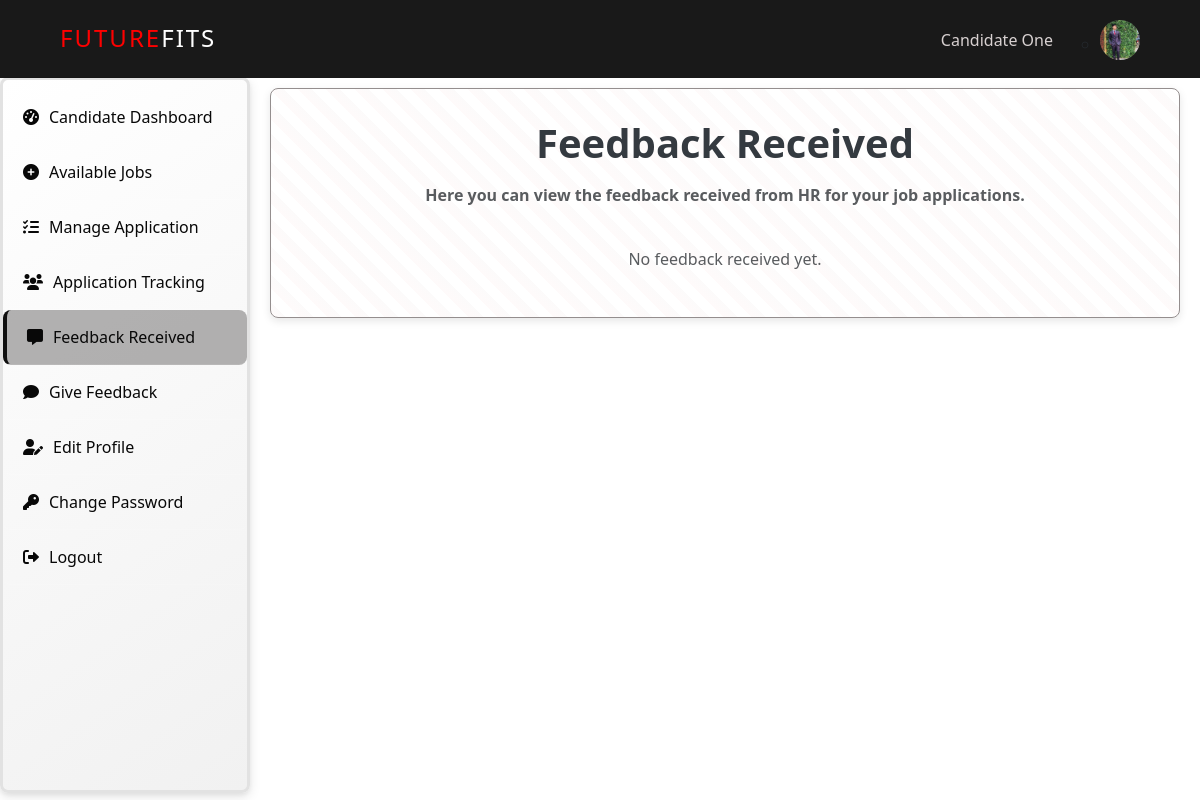
Page /feedback/came (signed in) on the earlier database version.
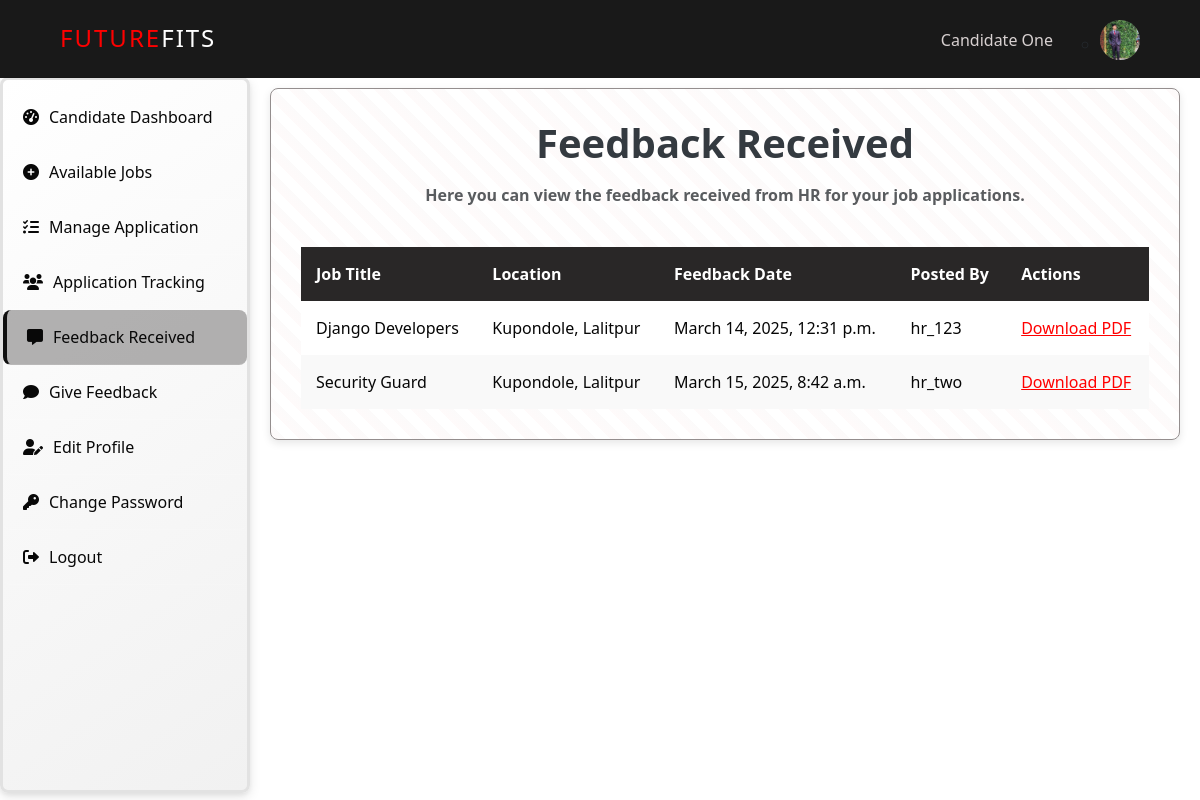
Same page on the later database version.
### JRS/models.py (models this page shows, shortened)
class Candidate(models.Model):
    user = models.OneToOneField(User, on_delete=models.CASCADE)
    username = models.CharField(max_length=100, default='Default User Name')
    first_name = models.CharField(max_length=100, default='Default Candidate First Name',null=False, blank=False,)
    last_name = models.CharField(max_length=100, default='Default Candidate Last Name',null=False, blank=False,)
    email = models.EmailField(unique=True, default='default@email.com')
    skills = models.ManyToManyField(Skill, related_name="candidates")  # Change from TextField
    profile_picture = models.ImageField(upload_to="profile_pictures/", default="profile_pictures/default.png")

class InterviewFeedback(models.Model):
    job_application = models.ForeignKey('JobApplication', on_delete=models.CASCADE, related_name="feedback", null=True)  # Allow null temporarily
    feedback = models.TextField(default="No feedback provided yet")
    created_at = models.DateTimeField(auto_now_add=True)

class JobApplication(models.Model):
    candidate = models.ForeignKey('Candidate', on_delete=models.CASCADE)
    job = models.ForeignKey('Job', on_delete=models.CASCADE, related_name='applications')
    cover_letter = models.TextField()
    resume = models.FileField(upload_to='resumes/')
    cover_letter_file = models.FileField(upload_to='cover_letters/', blank=True, null=True)
    applied_at = models.DateTimeField(auto_now_add=True)
    is_graded = models.BooleanField(default=False)  # New field to track CV grading
    status = models.CharField(max_length=20, choices=[('Accepted', 'Accepted'), ('Rejected', 'Rejected'), ('Pending', 'Pending')], default='Pending')  # New field for status
    interview = models.OneToOneField('InterviewSchedule', on_delete=models.CASCADE, null=True, blank=True)  # link to InterviewSchedule
    class Meta:
        unique_together = ('candidate', 'job')

class Job(models.Model):
    JOB_TYPES = (
        ('Full-time', 'Full-time'),
        ('Part-time', 'Part-time'),
        ('Internship', 'Internship'),
        ('Contract', 'Contract'),
        ('Freelance', 'Freelance'),
    )
    title = models.CharField(max_length=255)
    description = models.TextField()
    company = models.CharField(max_length=255)
    location = models.CharField(max_length=255)
    job_type = models.CharField(max_length=50, choices=JOB_TYPES)
    salary = models.CharField(max_length=255)
    experience = models.CharField(max_length=255)
    skills = models.CharField(max_length=255, default='')  # Default to an empty string
    education = models.CharField(max_length=255)
    deadline = models.DateField()
    posted_by = models.ForeignKey('HR', on_delete=models.CASCADE)
    created_at = models.DateTimeField(auto_now_add=True)
    updated_at = models.DateTimeField(auto_now=True)

class HR(models.Model):
    user = models.OneToOneField(User, on_delete=models.CASCADE)
    first_name = models.CharField(max_length=255, null=False, blank=False, default="HR")
    last_name = models.CharField(max_length=255, null=False, blank=False, default="User")
    username = models.CharField(max_length=255, unique=True)
    email = models.EmailField(unique=True, default='default@email.com')
    profile_picture = models.ImageField(upload_to="profile_pictures/", default="profile_pictures/default.png")

### JRS/decorators.py (the view)
    def wrapper(request, *args, **kwargs):
        print(f"User: {request.user}, Authenticated: {request.user.is_authenticated}, Groups: {request.user.groups.all()}")
        if not request.user.is_authenticated or not request.user.groups.filter(name='Candidate').exists():
            return HttpResponseForbidden("Access Denied: Candidates only")
        return view_func(request, *args, **kwargs)

### JRS/context_processors.py (called while the page is built)
def hr_profile(request):
    hr = None
    if request.user.is_authenticated:
        try:
            hr = HR.objects.get(user=request.user)
        except HR.DoesNotExist:
            pass
    return {'hr': hr}

def candidate_profile(request):
    candidate = None
    if request.user.is_authenticated:
        try:
            candidate = Candidate.objects.get(user=request.user)
        except Candidate.DoesNotExist:
            pass
    return {'candidate': candidate}

### JRS/views.py (called while the page is built)
@login_required
@candidate_required
def feedback_received(request):
    feedbacks = InterviewFeedback.objects.filter(job_application__candidate=request.user.candidate)
    print(f"Total feedbacks: {feedbacks.count()}")
    for fb in feedbacks:
        print(f"Feedback: {fb.feedback}, Candidate: {fb.job_application.candidate.username}, Job: {fb.job_application.job.title}, Created At: {fb.created_at}")
    return render(request, 'JRS/feedback_received.html', {'feedbacks': feedbacks})

### JRS/templates/JRS/feedback_received.html (shortened to what this page needs)
{% extends "JRS/base3.html" %}
{% load static %}
{% block inlinecss %}
<link href="{% static 'JRS/css/base3.css' %}" rel="stylesheet">
<link href="{% static 'JRS/css/view_job.css' %}" rel="stylesheet">
{% endblock inlinecss %}
{% block main %}
<div class="job-container">
    <h1 class="text-center fw-bold mb-3" style="color: #343a40;">Feedback Received</h1>
    <b><p class="text-center text-muted" style="margin-bottom: 40px;">
        Here you can view the feedback received from HR for your job applications.
    </p></b>
    {% if feedbacks %}
    <div class="table-container">
        <table>
            <thead>
                <tr>
                    <th>Job Title</th>
                    <th>Location</th>
                    <th>Feedback Date</th>
                    <th>Posted By</th>
                    <th>Actions</th>
                </tr>
            </thead>
            <tbody>
                {% for feedback in feedbacks %}
                <tr>
                    <td>{{ feedback.job_application.job.title }}</td>
                    <td>{{ feedback.job_application.job.location }}</td>
                    <td>{{ feedback.created_at|date:"F j, Y, g:i a" }}</td>
                    <td>{{ feedback.job_application.job.posted_by.username }}</td>
                    <td>
                        <a href="{% url 'JRS:download_feedback_pdf' feedback.id %}" style="color: red;">
                            Download PDF
                        </a>
                    </td>
                </tr>
                {% endfor %}
            </tbody>
        </table>
    </div>
    {% else %}
        <p class="text-center text-muted">No feedback received yet.</p>
    {% endif %}
</div>
{% endblock main %}

### JRS/templates/JRS/base3.html (shortened to what this page needs)
{% load static %}
<!DOCTYPE html>
<html lang="en">
<head>
    {% block inlinecss %}{% endblock inlinecss %}
    <link href="https://cdn.jsdelivr.net/npm/bootstrap@5.3.3/dist/css/bootstrap.min.css" rel="stylesheet">
    <link href="https://cdnjs.cloudflare.com/ajax/libs/font-awesome/6.0.0-beta3/css/all.min.css" rel="stylesheet">
</head>
<body>
    {% block navbar %}
    <header>
      <nav>
        <div class="logo">Future<span>Fits</span></div>
        <ul class="nav-links" id="nav-links">
            <div class="user-name">
                {% if candidate %}
                    {% if candidate.first_name and candidate.last_name %}
                        {{ candidate.first_name }} {{ candidate.last_name }}
                    {% else %}
                        Guest
                    {% endif %}
                {% else %}
                    Guest
                {% endif %}
            </div>
            <ul class="login-register">
                <li class="dropdown">
                    <div class="user-profile-wrapper">
                        <div class="profile-circle">
                            <img src="{% if candidate.profile_picture %}{{ candidate.profile_picture.url }}{% else %}{% static 'JRS/Images/profile.jpg' %} {% endif %}" alt="Profile Picture" class="rounded-circle" width="40" height="40">
                        </div>
                    </div>
                </li>
            </ul>
        </ul>
      </nav>
    </header>
    {% endblock navbar %}
<div class="sidebar">
    <ul>
        <li class="{% if request.resolver_match.url_name == 'candidate_dashboard' %}active{% endif %}">
            <a href="{% url 'JRS:candidate_dashboard' %}"><i class="fas fa-tachometer-alt"></i>Candidate Dashboard</a>
        </li>
        <li class="{% if request.resolver_match.url_name == 'available_jobs' %}active{% endif %}">
            <a href="{% url 'JRS:available_jobs' %}"><i class="fas fa-plus-circle"></i>Available Jobs</a>
        </li>
        <li class="{% if request.resolver_match.url_name == 'view_applications' %}active{% endif %}">
            <a href="{% url 'JRS:view_applications' %}"><i class="fas fa-tasks"></i>Manage Application </a>
        </li>
        <li class="{% if request.resolver_match.url_name == 'application_tracking' %}active{% endif %}">
            <a href="{% url "JRS:application_tracking" %}"><i class="fas fa-users"></i> Application Tracking</a>
        </li>
        <li class="{% if request.resolver_match.url_name == 'feedback_received' %}active{% endif %}">
            <a href="{% url "JRS:feedback_received" %}"><i class="fas fa-comment-alt"></i> Feedback Received</a>
        </li>
        <li class="{% if request.resolver_match.url_name == 'feedback_candidate_page' %}active{% endif %}">
            <a href="{% url 'JRS:feedback_candidate_page' %}"><i class="fas fa-comment"></i> Give Feedback</a>
        </li>
        <li class="{% if request.resolver_match.url_name == 'edit_profile_candidate' %}active{% endif %}">
            <a href="{% url 'JRS:edit_profile_candidate' %}"><i class="fas fa-user-edit"></i> Edit Profile</a>
        </li>
        <li class="{% if request.resolver_match.url_name == 'change_password_candidate' %}active{% endif %}">
            <a href="{% url 'JRS:change_password_candidate' %}"><i class="fas fa-key"></i> Change Password</a>
        </li>
        <li>
            <a href="{% url 'JRS:logout_users' %}" onclick="return confirm('Are you sure you want to log out?');"><i class="fas fa-sign-out-alt"></i> Logout</a>
        </li>
    </ul>
</div>
    <div class="main-content">
        {% block main %}
        {% endblock main %}
    </div>
</body>
</html>

### JRS/static/JRS/CSS/base3.css (style rules this page uses)
:root { --primary-color: #ff5733; --secondary-color: #8e44ad; --accent-color: #f1c40f; --text-color: #333; --background-color: rgba(255, 255, 255, 0.85); --scrollbar-bg: rgba(0, 0, 0, 0.1); --font-family: "Poppins", sans-serif; }
* { margin: 0; padding: 0; box-sizing: border-box; }
html { overflow-x: hidden; }
.sidebar ul li.active { background: rgba(105, 103, 103, 0.5); border-left: 4px solid #0f0f0f; }
body { font-family: var(--font-family); background: #fff; color: var(--text-color); }
header { position: fixed; top: 0; left: 0; right: 0; z-index: 1000; background: rgba(0, 0, 0, 0.9); border-bottom: 2px solid transparent; }
.logo { color: red; font-size: 1.5em; text-transform: uppercase; letter-spacing: 2px; z-index: 1100; margin-right: 0; flex-grow: 0; }
nav { max-width: 1200px; margin: 0 auto; display: flex; align-items: center; padding: 10px 5%; justify-content: flex-start; }
.logo span { color: #fff; }
.nav-links { list-style: none; display: flex; align-items: center; flex-grow: 3; }
.user-profile-wrapper { display: flex; align-items: center; gap: 15px; position: relative; top: 10px; }
.user-name { color: #d8d1d1; font-size: 16px; position: relative; top: 10px; }
.profile-circle { width: 40px; height: 40px; border-radius: 50%; background-color: #ccc; display: flex; align-items: center; justify-content: center; cursor: pointer; border: 2px solid #333; position: relative; font-size: 18px; font-weight: bold; }
body { -ms-overflow-style: none; scrollbar-width: none; overflow: hidden; }
.sidebar { width: 250px; height: 89.5vh; background: #ffffff; color: rgb(5, 5, 5); position: absolute; top: 77px; left: 0; padding-top: 10px; transition: 0.3s; border-radius: 8px; box-shadow: 0 4px 12px rgba(0, 0, 0, 0.1), 0 2px 4px rgba(0, 0, 0, 0.05); border: 3px solid #e2e2e2; background: linear-gradient(145deg, #ffffff, #f1f1f1); }
.sidebar ul { list-style: none; padding: 0; margin: 0; }
.sidebar ul li { padding: 15px 20px; border-bottom: 1px solid rgba(255, 255, 255, 0.1); transition: background 0.3s ease, transform 0.3s ease; border-radius: 8px; }
.sidebar ul li a { color: rgb(8, 8, 8); text-decoration: none; display: flex; align-items: center; font-size: 16px; }
.sidebar ul li a i { margin-right: 10px; }
.main-content { margin-left: 250px; padding: 20px; transition: margin-left 0.3s ease; }

### JRS/static/JRS/CSS/view_job.css (style rules this page uses)
.table-container { max-height: 360px; overflow-y: auto; scrollbar-width: thin; }
body, html { overflow: hidden; }
.job-container { width: 100%; max-width: 1200px; margin: 6% auto; margin-top: 7.5%; background: repeating-linear-gradient( 45deg, rgba(223, 6, 6, 0.02), rgba(94, 19, 19, 0.02) 10px, transparent 10px, transparent 20px ); padding: 30px; border-radius: 8px; box-shadow: 0px 3px 8px rgba(0, 0, 0, 0.1); border: 1px solid #948e8e; }
.table-container { margin-top: 20px; overflow-x: auto; }
table { width: 100%; border-collapse: collapse; background-color: #fff; }
th, td { padding: 15px; text-align: left; border: 1px solid #ddd; }
th { background-color: #292727; color: white; font-weight: bold; }
tr:nth-child(even) { background-color: #f9f9f9; }
td { color: #060606; font-weight: 500; font-size: 16px; }
@media screen and (min-width: 1101px) { .nav-links { display: flex; position: relative; height: auto; width: auto; flex-direction: row; background: transparent; justify-content: flex-end; align-items: center; top: 0; transform: none; opacity: 1; pointer-events: auto; transition: none; } }
@media screen and (min-width: 1101px) { .nav-links li { margin-left: 15px; } }

Differences in the rows shown:
added InterviewFeedback: job_application.job "Django Developers", job_application.job.location "Kupondole, Lalitpur", created_at "March 14, 2025, 12:31 p.m.", job_application.job.posted_by.username "hr_123"
added InterviewFeedback: job_application.job "Security Guard", job_application.job.location "Kupondole, Lalitpur", created_at "March 15, 2025, 8:42 a.m.", job_application.job.posted_by.username "hr_two"
Other differences:
text no longer shown: "No feedback received yet."
text now shown: "Job Title Location Feedback Date Posted By Actions"
